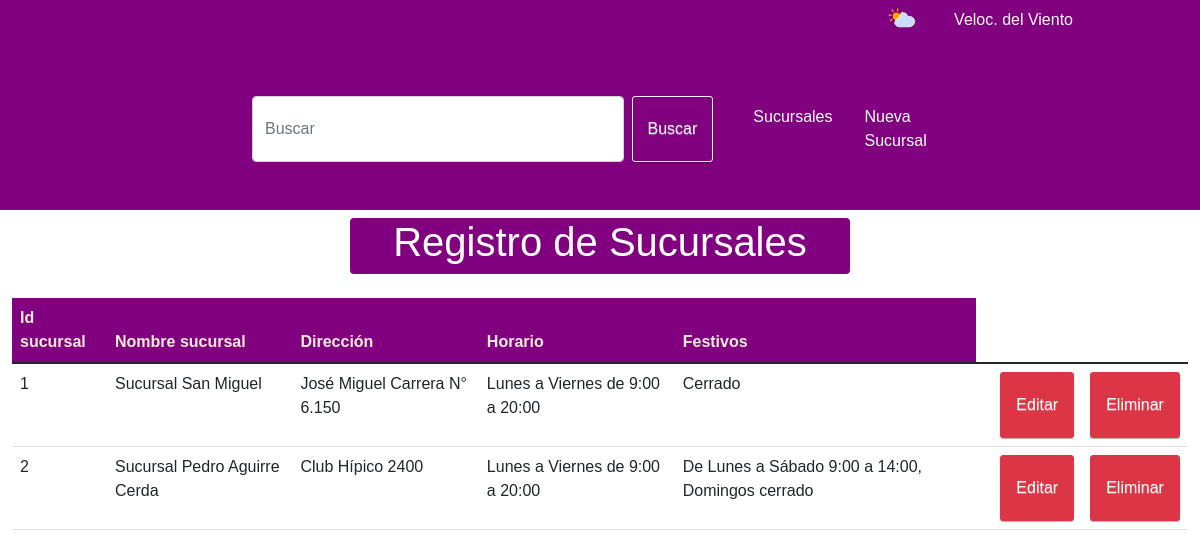
The page /crudsucursales/ on the database as committed earlier.
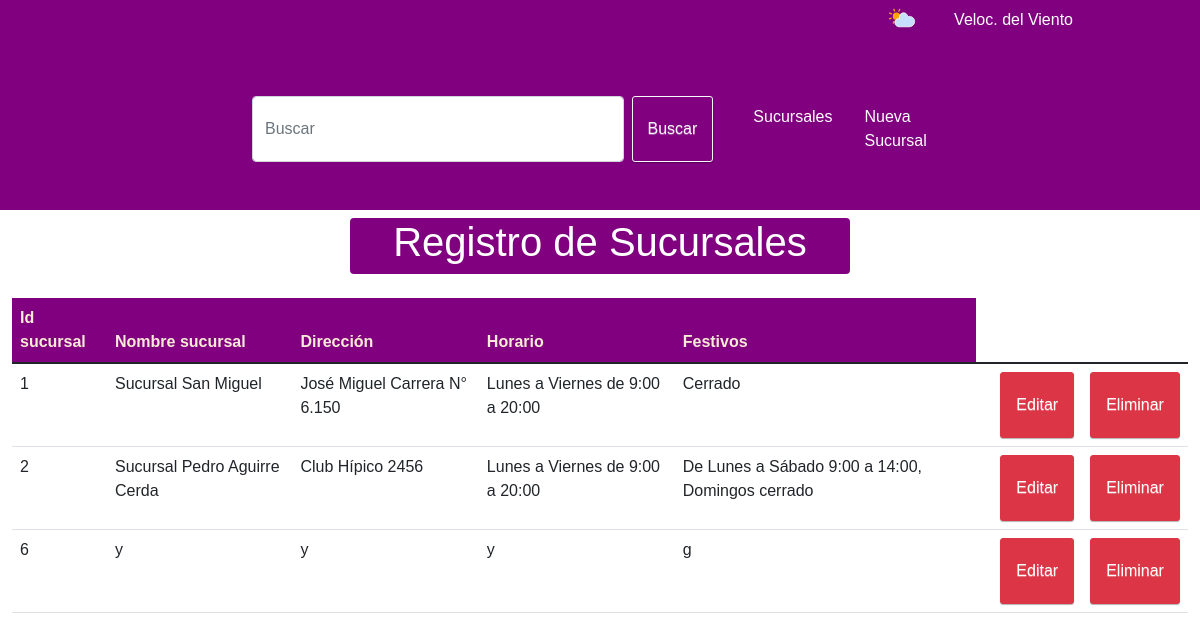
The same page on the database as committed later.
### crudsucursales/models.py (models this page shows)
class Sucursal(models.Model):
        idSucursal = models.CharField(primary_key=True,verbose_name='idSucursal', max_length=10)
        nombresucursal = models.CharField(verbose_name='NombreSucursal',max_length=30)
        direccion = models.CharField(verbose_name='Direccion',max_length=50)
        horario = models.CharField(verbose_name='Horario',max_length=50)
        festivos = models.CharField(verbose_name='Festivos',max_length=50)

### crudsucursales/views.py (the view)
# urls.py: path('',editarsucursales,name='editarsucursales'),
def editarsucursales(request):
    context = {'sucursal':Sucursal.objects.all()}
    return render(request,'crudsucursales/editarsucursales.html', context)

### crudsucursales/templates/crudsucursales/editarsucursales.html (shortened to what this page needs)
{% extends 'crudsucursales/base.html' %}
{% load static %}
{% block first_content %}
<div class="container col-5 mt-2 text-white text-center rounded" style="background-color: purple;">
    <h1>Registro de Sucursales</h1>
</div>
<div class="container-fluid mt-4 mb-4">
    <div class="table-responsive">
    <table class="table table-hover">
        <thead style="background-color: purple; color: antiquewhite;">
        <th>Id sucursal</th>
        <th>Nombre sucursal</th>
        <th>Dirección</th>
        <th>Horario</th>
        <th>Festivos</th>
        </thead>
        <tbody>
            {% for p in sucursal %}
            <tr>
                <td>{{p.idSucursal}}</td>
                <td>{{p.nombresucursal}}</td>
                <td>{{p.direccion}}</td>
                <td>{{p.horario}}</td>
                <td>{{p.festivos}}</td>
                <td>
                    <td><a href="editar_sucursal/{{p.idSucursal}}" class="btn btn-danger">Editar</a></td>
                    <td><a href="borrar_sucursal/{{p.idSucursal}}" class="btn btn-danger">Eliminar</a></td>
                </td>
            </tr>
            {% endfor %}
        </tbody>
    </table>
</div>
</div>
{% endblock %}

Rows that differ between the two databases and show on the page:
changed Sucursal "Sucursal Pedro Aguirre Cerda": direccion "Club Hípico 2400" → "Club Hípico 2456"
added Sucursal: idSucursal "6", nombresucursal "y", direccion "y", horario "y", festivos "g"
